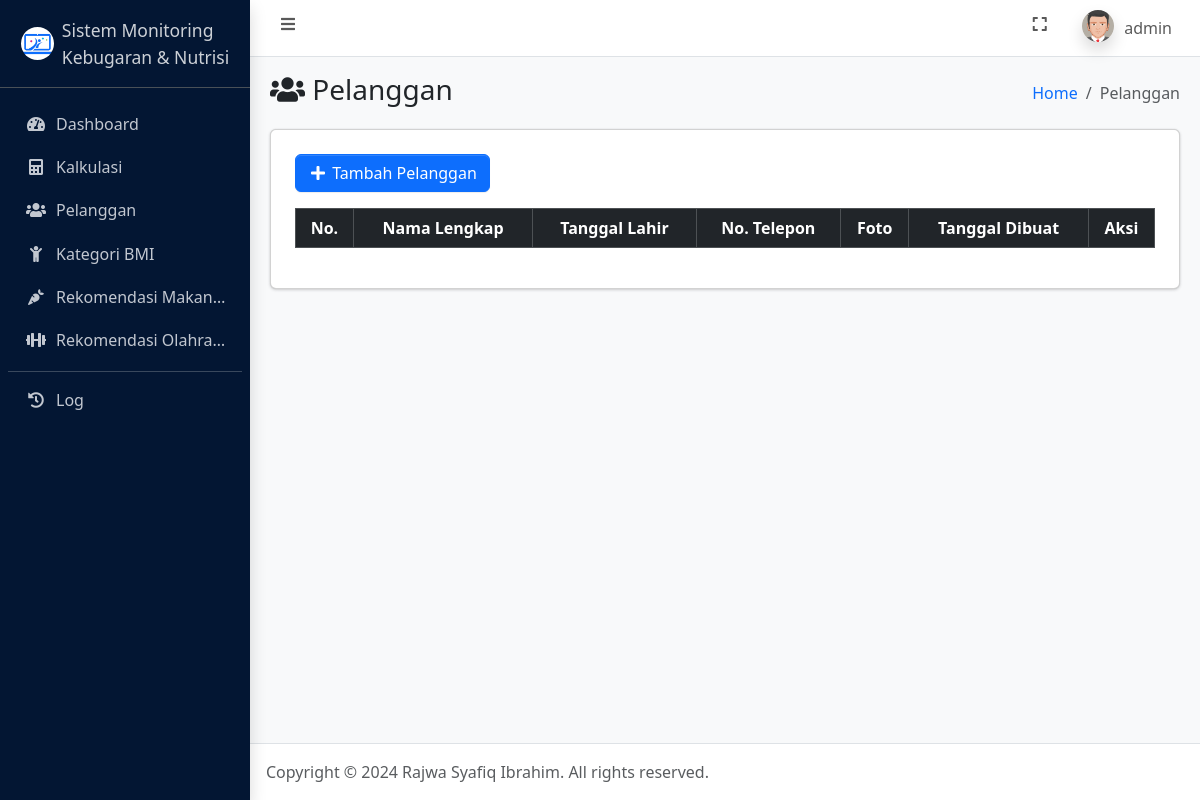
The page /pelanggan.php (signed in) on the database as committed earlier.
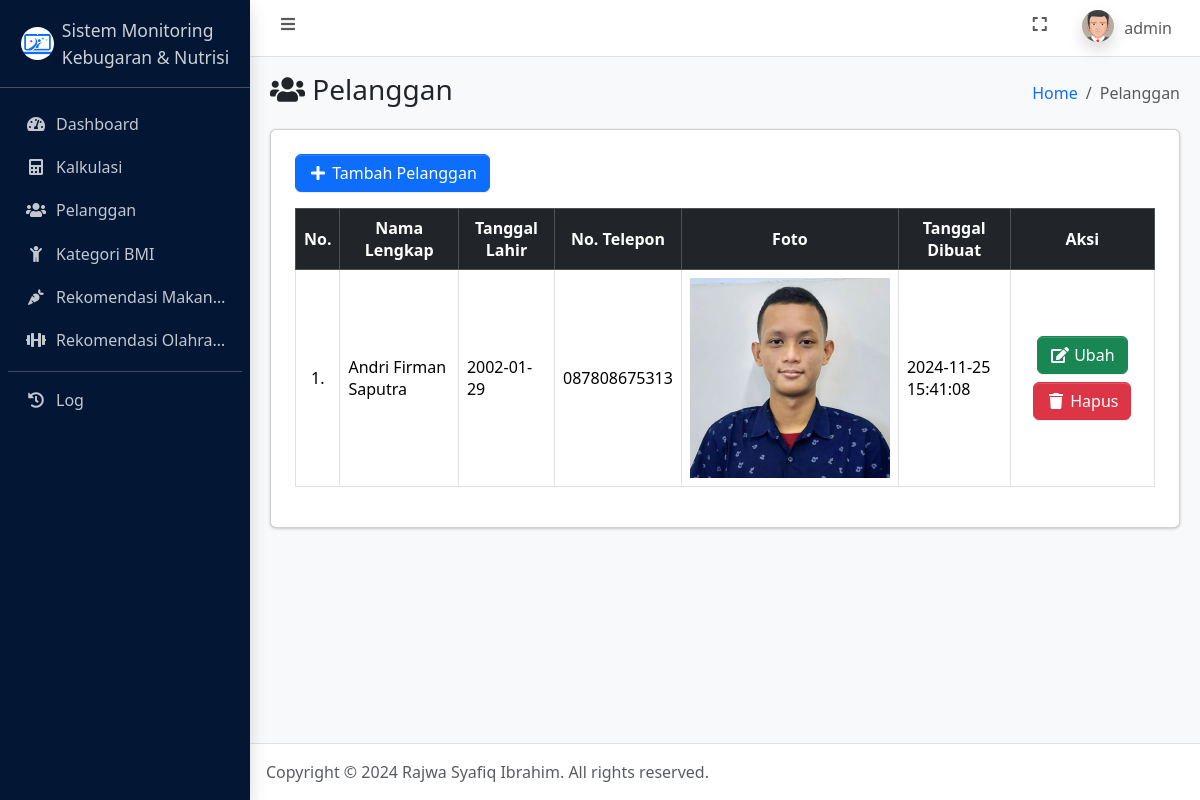
The same page on the database as committed later.
### tables this page shows
CREATE TABLE `user` (
  `id_user` int(11) NOT NULL,
  `username` varchar(100) NOT NULL,
  `password` varchar(255) NOT NULL,
  `jabatan` enum('admin','petugas') NOT NULL,
  `nama` varchar(100) NOT NULL,
  `foto` text NOT NULL,
  `dibuat_pada` datetime NOT NULL
);

CREATE TABLE `pelanggan` (
  `id_pelanggan` int(11) NOT NULL,
  `nama_lengkap` varchar(100) NOT NULL,
  `tanggal_lahir` date NOT NULL,
  `no_telepon` varchar(20) NOT NULL,
  `foto` text DEFAULT NULL,
  `tanggal_dibuat` datetime NOT NULL
);

### connection.php (called while the page is built, shortened)
<?php
	$host = 'localhost';
	$user = 'root';
	$pass = '';
	$database = 'monitoring_kebugaran_dan_nutrisi';
	$conn = mysqli_connect($host, $user, $pass, $database);
    if (isset($_SESSION['id_user'])) {
    	$id_user = $_SESSION['id_user'];
		$dataUser = mysqli_fetch_assoc(mysqli_query($conn, "SELECT * FROM user WHERE id_user = $id_user"));
	}
?>

### pelanggan.php (the view, shortened to what this page needs)
<?php
    require_once 'connection.php';
    $pelanggan = mysqli_query($conn, "SELECT * FROM pelanggan ORDER BY nama_lengkap ASC");
?>
<!DOCTYPE html>
<html lang="en">
<head>
    <?php include_once 'include/head.php'; ?>
</head>
<body class="layout-fixed sidebar-expand-lg bg-body-tertiary">
    <div class="app-wrapper">
        <?php include_once 'include/navbar.php'; ?>
        <?php include_once 'include/sidebar.php'; ?>
        <main class="app-main">
            <div class="app-content-header">
                <div class="container-fluid">
                    <div class="row">
                        <div class="col-sm-6">
                            <h3 class="mb-0"><i class="nav-icon fas fa-fw fa-users"></i> Pelanggan</h3>
                        </div>
                        <div class="col-sm-6">
                            <ol class="breadcrumb float-sm-end">
                                <li class="breadcrumb-item"><a href="index.php">Home</a></li>
                                <li class="breadcrumb-item active" aria-current="page">
                                    Pelanggan
                                </li>
                            </ol>
                        </div>
                    </div>
                </div>
            </div>
            <div class="app-content">
                <div class="container-fluid">
                    <div class="card">
                        <div class="card-body">
                            <div class="table-responsive p-2">
                                <a href="tambah_pelanggan.php" class="mb-3 btn btn-primary"><i class="fas fa-fw fa-plus"></i> Tambah Pelanggan</a>
                                <table class="table table-bordered" id="table_id">
                                    <thead class="table-dark">
                                        <tr>
                                            <th class="text-center align-middle">No.</th>
                                            <th class="text-center align-middle">Nama Lengkap</th>
                                            <th class="text-center align-middle">Tanggal Lahir</th>
                                            <th class="text-center align-middle">No. Telepon</th>
                                            <th class="text-center align-middle">Foto</th>
                                            <th class="text-center align-middle">Tanggal Dibuat</th>
                                            <th class="text-center align-middle">Aksi</th>
                                        </tr>
                                    </thead>
                                    <tbody>
                                        <?php $i = 1; ?>
                                        <?php foreach ($pelanggan as $dp): ?>
                                            <tr>
                                                <td class="text-center align-middle"><?= $i++; ?>.</td>
                                                <td class="align-middle"><?= $dp['nama_lengkap']; ?></td>
                                                <td class="align-middle"><?= $dp['tanggal_lahir']; ?></td>
                                                <td class="align-middle"><?= $dp['no_telepon']; ?></td>
                                                <td class="align-middle"><img style="max-width: 200px; max-height: 200px" src="assets/img/pelanggan/<?= $dp['foto']; ?>" alt="<?= $dp['foto']; ?>"></td>
                                                <td class="align-middle"><?= $dp['tanggal_dibuat']; ?></td>
                                                <td class="text-center align-middle">
                                                    <a href="ubah_pelanggan.php?id_pelanggan=<?= $dp['id_pelanggan']; ?>" class="m-1 btn btn-success"><i class="fas fa-fw fa-edit"></i> Ubah</a>
                                                    <a href="hapus_pelanggan.php?id_pelanggan=<?= $dp['id_pelanggan']; ?>" data-nama="<?= $dp['nama_lengkap']; ?>" class="m-1 btn btn-danger btn-delete"><i class="fas fa-fw fa-trash"></i> Hapus</a>
                                                </td>
                                            </tr>
                                        <?php endforeach ?>
                                    </tbody>
                                </table>
                            </div>
                        </div>
                    </div>
                </div>
            </div>
        </main>
        <?php include_once 'include/footer.php'; ?>
    </div>
</body>
</html>

### include/head.php (shortened to what this page needs)
<link rel="stylesheet" href="https://cdn.jsdelivr.net/npm/@fontsource/source-sans-3@5.0.12/index.css">
<link rel="stylesheet" href="css/bootstrap.min.css">
<link rel="stylesheet" href="assets/vendor/fontawesome/css/all.min.css">
<link rel="stylesheet" href="assets/vendor/datatables/css/dataTables.bootstrap5.css">
<link rel="stylesheet" href="css/overlayscrollbars.min.css">
<link rel="stylesheet" href="css/adminlte.css">

### include/navbar.php (shortened to what this page needs)
<nav class="app-header navbar navbar-expand bg-body">
    <div class="container-fluid">
        <ul class="navbar-nav">
            <li class="nav-item"> <a class="nav-link" data-lte-toggle="sidebar" href="#" role="button"> <i class="fas fa-fw fa-bars"></i> </a> </li>
        </ul>
        <ul class="navbar-nav ms-auto">
            <li class="nav-item"> <a class="nav-link" href="#" data-lte-toggle="fullscreen"> <i data-lte-icon="maximize" class="fas fa-fw fa-expand"></i> </a> </li>
            <li class="nav-item dropdown user-menu">
                <a href="#" class="nav-link dropdown-toggle" data-bs-toggle="dropdown" aria-expanded="false">
                    <img src="assets/img/profiles/<?= $dataUser['foto']; ?>" class="user-image rounded-circle shadow" alt="User Image">
                    <span class="d-none d-md-inline"><?= $dataUser['username']; ?></span>
                </a>
            </li>
        </ul>
    </div>
</nav>

### include/sidebar.php
<aside class="app-sidebar bg-primary-subtle shadow" data-bs-theme="dark">
    <div class="sidebar-brand">
        <a href="index.php" class="brand-link">
            <img src="assets/img/properties/logo.png" alt="Logo" class="brand-image rounded-circle">
            <span class="brand-text fw-light small">Sistem Monitoring <br> Kebugaran & Nutrisi</span>
        </a>
    </div>
    <div class="sidebar-wrapper">
        <nav class="mt-2">
            <ul class="nav sidebar-menu flex-column" data-lte-toggle="treeview" role="menu" data-accordion="false">
                <li class="nav-item">
                    <a href="index.php" class="nav-link <?= ($_SERVER['REQUEST_URI'] == '/monitoring_kebugaran_dan_nutrisi/index.php') ? 'active' : ''; ?>"> <i class="nav-icon fas fa-fw fa-tachometer-alt"></i>
                        <p>Dashboard</p>
                    </a>
                </li>
                <li class="nav-item">
                    <a href="berat_tinggi_badan.php" class="nav-link <?= ($_SERVER['REQUEST_URI'] == '/monitoring_kebugaran_dan_nutrisi/berat_tinggi_badan.php') ? 'active' : ''; ?>"> <i class="nav-icon fas fa-fw fa-calculator"></i>
                        <p>Kalkulasi</p>
                    </a>
                </li>
                <li class="nav-item">
                    <a href="pelanggan.php" class="nav-link <?= ($_SERVER['REQUEST_URI'] == '/monitoring_kebugaran_dan_nutrisi/pelanggan.php') ? 'active' : ''; ?>"> <i class="nav-icon fas fa-fw fa-users"></i>
                        <p>Pelanggan</p>
                    </a>
                </li>
                <li class="nav-item">
                    <a href="kategori_bmi.php" class="nav-link <?= ($_SERVER['REQUEST_URI'] == '/monitoring_kebugaran_dan_nutrisi/kategori_bmi.php') ? 'active' : ''; ?>"> <i class="nav-icon fas fa-fw fa-solid fa-child"></i>
                        <p>Kategori BMI</p>
                    </a>
                </li>
                <li class="nav-item">
                    <a href="rekomendasi_makanan.php" class="nav-link <?= ($_SERVER['REQUEST_URI'] == '/monitoring_kebugaran_dan_nutrisi/rekomendasi_makanan.php') ? 'active' : ''; ?>"> <i class="nav-icon fas fa-fw fa-carrot"></i>
                        <p>Rekomendasi Makanan</p>
                    </a>
                </li>
                <li class="nav-item">
                    <a href="rekomendasi_olahraga.php" class="nav-link <?= ($_SERVER['REQUEST_URI'] == '/monitoring_kebugaran_dan_nutrisi/rekomendasi_olahraga.php') ? 'active' : ''; ?>"> <i class="nav-icon fas fa-fw fa-dumbbell"></i>
                        <p>Rekomendasi Olahraga</p>
                    </a>
                </li>
                <hr class="sidebar-divider">
                <li class="nav-item">
                    <a href="log.php" class="nav-link <?= ($_SERVER['REQUEST_URI'] == '/monitoring_kebugaran_dan_nutrisi/log.php') ? 'active' : ''; ?>"> <i class="nav-icon fas fa-fw fa-history"></i>
                        <p>Log</p>
                    </a>
                </li>
            </ul>
        </nav>
    </div>
</aside>

### include/footer.php (shortened to what this page needs)
<footer class="app-footer">
        Copyright &copy; 2024 Rajwa Syafiq Ibrahim.
    All rights reserved.
</footer>

Rows that differ between the two databases and show on the page:
added pelanggan: nama_lengkap "Andri Firman Saputra", tanggal_lahir "2002-01-29", no_telepon "087808675313", foto (picture), tanggal_dibuat "2024-11-25 15:41:08"
